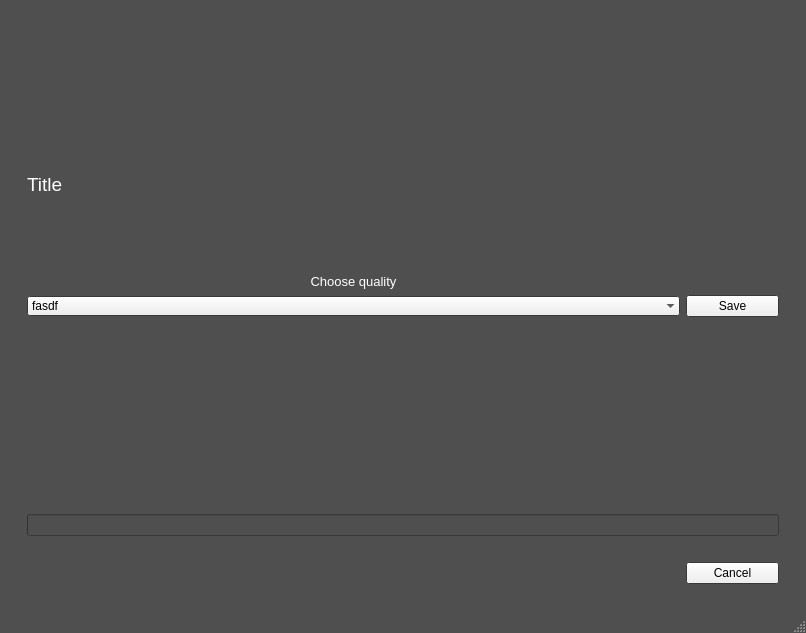
<?xml version="1.0" encoding="UTF-8"?>
<ui version="4.0">
 <class>MainWindow</class>
 <widget class="QMainWindow" name="MainWindow">
  <property name="geometry">
   <rect>
    <x>0</x>
    <y>0</y>
    <width>806</width>
    <height>633</height>
   </rect>
  </property>
  <property name="sizePolicy">
   <sizepolicy hsizetype="Maximum" vsizetype="Preferred">
    <horstretch>0</horstretch>
    <verstretch>0</verstretch>
   </sizepolicy>
  </property>
  <property name="baseSize">
   <size>
    <width>640</width>
    <height>480</height>
   </size>
  </property>
  <property name="palette">
   <palette>
    <active>
     <colorrole role="WindowText">
      <brush brushstyle="SolidPattern">
       <color alpha="255">
        <red>255</red>
        <green>255</green>
        <blue>255</blue>
       </color>
      </brush>
     </colorrole>
     <colorrole role="Text">
      <brush brushstyle="SolidPattern">
       <color alpha="255">
        <red>255</red>
        <green>255</green>
        <blue>255</blue>
       </color>
      </brush>
     </colorrole>
     <colorrole role="Base">
      <brush brushstyle="SolidPattern">
       <color alpha="255">
        <red>79</red>
        <green>79</green>
        <blue>79</blue>
       </color>
      </brush>
     </colorrole>
     <colorrole role="Window">
      <brush brushstyle="SolidPattern">
       <color alpha="255">
        <red>79</red>
        <green>79</green>
        <blue>79</blue>
       </color>
      </brush>
     </colorrole>
     <colorrole role="PlaceholderText">
      <brush brushstyle="SolidPattern">
       <color alpha="128">
        <red>255</red>
        <green>255</green>
        <blue>255</blue>
       </color>
      </brush>
     </colorrole>
    </active>
    <inactive>
     <colorrole role="WindowText">
      <brush brushstyle="SolidPattern">
       <color alpha="255">
        <red>255</red>
        <green>255</green>
        <blue>255</blue>
       </color>
      </brush>
     </colorrole>
     <colorrole role="Text">
      <brush brushstyle="SolidPattern">
       <color alpha="255">
        <red>255</red>
        <green>255</green>
        <blue>255</blue>
       </color>
      </brush>
     </colorrole>
     <colorrole role="Base">
      <brush brushstyle="SolidPattern">
       <color alpha="255">
        <red>79</red>
        <green>79</green>
        <blue>79</blue>
       </color>
      </brush>
     </colorrole>
     <colorrole role="Window">
      <brush brushstyle="SolidPattern">
       <color alpha="255">
        <red>79</red>
        <green>79</green>
        <blue>79</blue>
       </color>
      </brush>
     </colorrole>
     <colorrole role="PlaceholderText">
      <brush brushstyle="SolidPattern">
       <color alpha="128">
        <red>255</red>
        <green>255</green>
        <blue>255</blue>
       </color>
      </brush>
     </colorrole>
    </inactive>
    <disabled>
     <colorrole role="WindowText">
      <brush brushstyle="SolidPattern">
       <color alpha="255">
        <red>120</red>
        <green>120</green>
        <blue>120</blue>
       </color>
      </brush>
     </colorrole>
     <colorrole role="Text">
      <brush brushstyle="SolidPattern">
       <color alpha="255">
        <red>120</red>
        <green>120</green>
        <blue>120</blue>
       </color>
      </brush>
     </colorrole>
     <colorrole role="Base">
      <brush brushstyle="SolidPattern">
       <color alpha="255">
        <red>79</red>
        <green>79</green>
        <blue>79</blue>
       </color>
      </brush>
     </colorrole>
     <colorrole role="Window">
      <brush brushstyle="SolidPattern">
       <color alpha="255">
        <red>79</red>
        <green>79</green>
        <blue>79</blue>
       </color>
      </brush>
     </colorrole>
     <colorrole role="PlaceholderText">
      <brush brushstyle="SolidPattern">
       <color alpha="128">
        <red>0</red>
        <green>0</green>
        <blue>0</blue>
       </color>
      </brush>
     </colorrole>
    </disabled>
   </palette>
  </property>
  <property name="windowTitle">
   <string>DownloadYT</string>
  </property>
  <property name="animated">
   <bool>true</bool>
  </property>
  <widget class="QWidget" name="centralwidget">
   <layout class="QVBoxLayout" name="verticalLayout">
    <item>
     <widget class="QFrame" name="verticalFrame">
      <layout class="QVBoxLayout" name="verticalLayout_2">
       <item>
        <widget class="QWidget" name="widget" native="true">
         <layout class="QHBoxLayout" name="horizontalLayout">
          <item>
           <widget class="QLabel" name="Logo">
            <property name="enabled">
             <bool>true</bool>
            </property>
            <property name="minimumSize">
             <size>
              <width>491</width>
              <height>122</height>
             </size>
            </property>
            <property name="maximumSize">
             <size>
              <width>491</width>
              <height>122</height>
             </size>
            </property>
            <property name="text">
             <string/>
            </property>
            <property name="pixmap">
             <pixmap>Logo.png</pixmap>
            </property>
            <property name="scaledContents">
             <bool>true</bool>
            </property>
            <property name="alignment">
             <set>Qt::AlignCenter</set>
            </property>
            <property name="wordWrap">
             <bool>false</bool>
            </property>
           </widget>
          </item>
         </layout>
        </widget>
       </item>
       <item>
        <widget class="QStackedWidget" name="stackedWidget">
         <property name="currentIndex">
          <number>1</number>
         </property>
         <widget class="QWidget" name="p_load">
          <layout class="QGridLayout" name="gridLayout_2">
           <item row="0" column="3">
            <widget class="QPushButton" name="b_load">
             <property name="maximumSize">
              <size>
               <width>93</width>
               <height>28</height>
              </size>
             </property>
             <property name="font">
              <font>
               <pointsize>8</pointsize>
              </font>
             </property>
             <property name="text">
              <string>Load</string>
             </property>
            </widget>
           </item>
           <item row="2" column="0" colspan="4">
            <widget class="QProgressBar" name="pb_load">
             <property name="enabled">
              <bool>true</bool>
             </property>
             <property name="maximum">
              <number>1</number>
             </property>
             <property name="textVisible">
              <bool>false</bool>
             </property>
             <property name="invertedAppearance">
              <bool>false</bool>
             </property>
             <property name="textDirection">
              <enum>QProgressBar::TopToBottom</enum>
             </property>
            </widget>
           </item>
           <item row="0" column="2">
            <widget class="QLineEdit" name="le_load">
             <property name="palette">
              <palette>
               <active>
                <colorrole role="WindowText">
                 <brush brushstyle="SolidPattern">
                  <color alpha="255">
                   <red>0</red>
                   <green>0</green>
                   <blue>0</blue>
                  </color>
                 </brush>
                </colorrole>
                <colorrole role="Button">
                 <brush brushstyle="SolidPattern">
                  <color alpha="255">
                   <red>200</red>
                   <green>200</green>
                   <blue>200</blue>
                  </color>
                 </brush>
                </colorrole>
                <colorrole role="Light">
                 <brush brushstyle="SolidPattern">
                  <color alpha="255">
                   <red>197</red>
                   <green>255</green>
                   <blue>251</blue>
                  </color>
                 </brush>
                </colorrole>
                <colorrole role="Midlight">
                 <brush brushstyle="SolidPattern">
                  <color alpha="255">
                   <red>227</red>
                   <green>227</green>
                   <blue>227</blue>
                  </color>
                 </brush>
                </colorrole>
                <colorrole role="Dark">
                 <brush brushstyle="SolidPattern">
                  <color alpha="255">
                   <red>100</red>
                   <green>100</green>
                   <blue>100</blue>
                  </color>
                 </brush>
                </colorrole>
                <colorrole role="Mid">
                 <brush brushstyle="SolidPattern">
                  <color alpha="255">
                   <red>133</red>
                   <green>133</green>
                   <blue>133</blue>
                  </color>
                 </brush>
                </colorrole>
                <colorrole role="Text">
                 <brush brushstyle="SolidPattern">
                  <color alpha="255">
                   <red>0</red>
                   <green>0</green>
                   <blue>0</blue>
                  </color>
                 </brush>
                </colorrole>
                <colorrole role="BrightText">
                 <brush brushstyle="SolidPattern">
                  <color alpha="255">
                   <red>255</red>
                   <green>255</green>
                   <blue>255</blue>
                  </color>
                 </brush>
                </colorrole>
                <colorrole role="ButtonText">
                 <brush brushstyle="SolidPattern">
                  <color alpha="255">
                   <red>0</red>
                   <green>0</green>
                   <blue>0</blue>
                  </color>
                 </brush>
                </colorrole>
                <colorrole role="Base">
                 <brush brushstyle="SolidPattern">
                  <color alpha="255">
                   <red>193</red>
                   <green>193</green>
                   <blue>193</blue>
                  </color>
                 </brush>
                </colorrole>
                <colorrole role="Window">
                 <brush brushstyle="SolidPattern">
                  <color alpha="255">
                   <red>200</red>
                   <green>200</green>
                   <blue>200</blue>
                  </color>
                 </brush>
                </colorrole>
                <colorrole role="Shadow">
                 <brush brushstyle="SolidPattern">
                  <color alpha="255">
                   <red>0</red>
                   <green>0</green>
                   <blue>0</blue>
                  </color>
                 </brush>
                </colorrole>
                <colorrole role="AlternateBase">
                 <brush brushstyle="SolidPattern">
                  <color alpha="255">
                   <red>227</red>
                   <green>227</green>
                   <blue>227</blue>
                  </color>
                 </brush>
                </colorrole>
                <colorrole role="ToolTipBase">
                 <brush brushstyle="SolidPattern">
                  <color alpha="255">
                   <red>255</red>
                   <green>255</green>
                   <blue>220</blue>
                  </color>
                 </brush>
                </colorrole>
                <colorrole role="ToolTipText">
                 <brush brushstyle="SolidPattern">
                  <color alpha="255">
                   <red>0</red>
                   <green>0</green>
                   <blue>0</blue>
                  </color>
                 </brush>
                </colorrole>
                <colorrole role="PlaceholderText">
                 <brush brushstyle="SolidPattern">
                  <color alpha="128">
                   <red>255</red>
                   <green>255</green>
                   <blue>255</blue>
                  </color>
                 </brush>
                </colorrole>
               </active>
               <inactive>
                <colorrole role="WindowText">
                 <brush brushstyle="SolidPattern">
                  <color alpha="255">
                   <red>0</red>
                   <green>0</green>
                   <blue>0</blue>
                  </color>
                 </brush>
                </colorrole>
                <colorrole role="Button">
                 <brush brushstyle="SolidPattern">
                  <color alpha="255">
                   <red>200</red>
                   <green>200</green>
                   <blue>200</blue>
                  </color>
                 </brush>
                </colorrole>
                <colorrole role="Light">
                 <brush brushstyle="SolidPattern">
                  <color alpha="255">
                   <red>197</red>
                   <green>255</green>
                   <blue>251</blue>
                  </color>
                 </brush>
                </colorrole>
                <colorrole role="Midlight">
                 <brush brushstyle="SolidPattern">
                  <color alpha="255">
                   <red>227</red>
                   <green>227</green>
                   <blue>227</blue>
                  </color>
                 </brush>
                </colorrole>
                <colorrole role="Dark">
                 <brush brushstyle="SolidPattern">
                  <color alpha="255">
                   <red>100</red>
                   <green>100</green>
                   <blue>100</blue>
                  </color>
                 </brush>
                </colorrole>
                <colorrole role="Mid">
                 <brush brushstyle="SolidPattern">
                  <color alpha="255">
                   <red>133</red>
                   <green>133</green>
                   <blue>133</blue>
                  </color>
                 </brush>
                </colorrole>
                <colorrole role="Text">
                 <brush brushstyle="SolidPattern">
                  <color alpha="255">
                   <red>0</red>
                   <green>0</green>
                   <blue>0</blue>
                  </color>
                 </brush>
                </colorrole>
                <colorrole role="BrightText">
                 <brush brushstyle="SolidPattern">
                  <color alpha="255">
                   <red>255</red>
                   <green>255</green>
                   <blue>255</blue>
                  </color>
                 </brush>
                </colorrole>
                <colorrole role="ButtonText">
                 <brush brushstyle="SolidPattern">
                  <color alpha="255">
                   <red>0</red>
                   <green>0</green>
                   <blue>0</blue>
                  </color>
                 </brush>
                </colorrole>
                <colorrole role="Base">
                 <brush brushstyle="SolidPattern">
                  <color alpha="255">
                   <red>193</red>
                   <green>193</green>
                   <blue>193</blue>
                  </color>
                 </brush>
                </colorrole>
                <colorrole role="Window">
                 <brush brushstyle="SolidPattern">
                  <color alpha="255">
                   <red>200</red>
                   <green>200</green>
                   <blue>200</blue>
                  </color>
                 </brush>
                </colorrole>
                <colorrole role="Shadow">
                 <brush brushstyle="SolidPattern">
                  <color alpha="255">
                   <red>0</red>
                   <green>0</green>
                   <blue>0</blue>
                  </color>
                 </brush>
                </colorrole>
                <colorrole role="AlternateBase">
                 <brush brushstyle="SolidPattern">
                  <color alpha="255">
                   <red>227</red>
                   <green>227</green>
                   <blue>227</blue>
                  </color>
                 </brush>
                </colorrole>
                <colorrole role="ToolTipBase">
                 <brush brushstyle="SolidPattern">
                  <color alpha="255">
                   <red>255</red>
                   <green>255</green>
                   <blue>220</blue>
                  </color>
                 </brush>
                </colorrole>
                <colorrole role="ToolTipText">
                 <brush brushstyle="SolidPattern">
                  <color alpha="255">
                   <red>0</red>
                   <green>0</green>
                   <blue>0</blue>
                  </color>
                 </brush>
                </colorrole>
                <colorrole role="PlaceholderText">
                 <brush brushstyle="SolidPattern">
                  <color alpha="128">
                   <red>255</red>
                   <green>255</green>
                   <blue>255</blue>
                  </color>
                 </brush>
                </colorrole>
               </inactive>
               <disabled>
                <colorrole role="WindowText">
                 <brush brushstyle="SolidPattern">
                  <color alpha="255">
                   <red>100</red>
                   <green>100</green>
                   <blue>100</blue>
                  </color>
                 </brush>
                </colorrole>
                <colorrole role="Button">
                 <brush brushstyle="SolidPattern">
                  <color alpha="255">
                   <red>200</red>
                   <green>200</green>
                   <blue>200</blue>
                  </color>
                 </brush>
                </colorrole>
                <colorrole role="Light">
                 <brush brushstyle="SolidPattern">
                  <color alpha="255">
                   <red>197</red>
                   <green>255</green>
                   <blue>251</blue>
                  </color>
                 </brush>
                </colorrole>
                <colorrole role="Midlight">
                 <brush brushstyle="SolidPattern">
                  <color alpha="255">
                   <red>227</red>
                   <green>227</green>
                   <blue>227</blue>
                  </color>
                 </brush>
                </colorrole>
                <colorrole role="Dark">
                 <brush brushstyle="SolidPattern">
                  <color alpha="255">
                   <red>100</red>
                   <green>100</green>
                   <blue>100</blue>
                  </color>
                 </brush>
                </colorrole>
                <colorrole role="Mid">
                 <brush brushstyle="SolidPattern">
                  <color alpha="255">
                   <red>133</red>
                   <green>133</green>
                   <blue>133</blue>
                  </color>
                 </brush>
                </colorrole>
                <colorrole role="Text">
                 <brush brushstyle="SolidPattern">
                  <color alpha="255">
                   <red>100</red>
                   <green>100</green>
                   <blue>100</blue>
                  </color>
                 </brush>
                </colorrole>
                <colorrole role="BrightText">
                 <brush brushstyle="SolidPattern">
                  <color alpha="255">
                   <red>255</red>
                   <green>255</green>
                   <blue>255</blue>
                  </color>
                 </brush>
                </colorrole>
                <colorrole role="ButtonText">
                 <brush brushstyle="SolidPattern">
                  <color alpha="255">
                   <red>100</red>
                   <green>100</green>
                   <blue>100</blue>
                  </color>
                 </brush>
                </colorrole>
                <colorrole role="Base">
                 <brush brushstyle="SolidPattern">
                  <color alpha="255">
                   <red>200</red>
                   <green>200</green>
                   <blue>200</blue>
                  </color>
                 </brush>
                </colorrole>
                <colorrole role="Window">
                 <brush brushstyle="SolidPattern">
                  <color alpha="255">
                   <red>200</red>
                   <green>200</green>
                   <blue>200</blue>
                  </color>
                 </brush>
                </colorrole>
                <colorrole role="Shadow">
                 <brush brushstyle="SolidPattern">
                  <color alpha="255">
                   <red>0</red>
                   <green>0</green>
                   <blue>0</blue>
                  </color>
                 </brush>
                </colorrole>
                <colorrole role="AlternateBase">
                 <brush brushstyle="SolidPattern">
                  <color alpha="255">
                   <red>200</red>
                   <green>200</green>
                   <blue>200</blue>
                  </color>
                 </brush>
                </colorrole>
                <colorrole role="ToolTipBase">
                 <brush brushstyle="SolidPattern">
                  <color alpha="255">
                   <red>255</red>
                   <green>255</green>
                   <blue>220</blue>
                  </color>
                 </brush>
                </colorrole>
                <colorrole role="ToolTipText">
                 <brush brushstyle="SolidPattern">
                  <color alpha="255">
                   <red>0</red>
                   <green>0</green>
                   <blue>0</blue>
                  </color>
                 </brush>
                </colorrole>
                <colorrole role="PlaceholderText">
                 <brush brushstyle="SolidPattern">
                  <color alpha="128">
                   <red>255</red>
                   <green>255</green>
                   <blue>255</blue>
                  </color>
                 </brush>
                </colorrole>
               </disabled>
              </palette>
             </property>
             <property name="font">
              <font>
               <pointsize>10</pointsize>
              </font>
             </property>
             <property name="frame">
              <bool>false</bool>
             </property>
             <property name="placeholderText">
              <string>Load Url</string>
             </property>
             <property name="clearButtonEnabled">
              <bool>true</bool>
             </property>
            </widget>
           </item>
          </layout>
         </widget>
         <widget class="QWidget" name="p_down">
          <layout class="QGridLayout" name="gridLayout">
           <item row="10" column="0" colspan="2">
            <widget class="QProgressBar" name="pb_down">
             <property name="enabled">
              <bool>true</bool>
             </property>
             <property name="minimum">
              <number>0</number>
             </property>
             <property name="maximum">
              <number>100</number>
             </property>
             <property name="value">
              <number>0</number>
             </property>
             <property name="textVisible">
              <bool>false</bool>
             </property>
             <property name="orientation">
              <enum>Qt::Horizontal</enum>
             </property>
             <property name="invertedAppearance">
              <bool>false</bool>
             </property>
             <property name="textDirection">
              <enum>QProgressBar::TopToBottom</enum>
             </property>
            </widget>
           </item>
           <item row="2" column="0">
            <widget class="QComboBox" name="cb_quality">
             <property name="enabled">
              <bool>true</bool>
             </property>
             <property name="palette">
              <palette>
               <active>
                <colorrole role="Text">
                 <brush brushstyle="SolidPattern">
                  <color alpha="255">
                   <red>255</red>
                   <green>255</green>
                   <blue>255</blue>
                  </color>
                 </brush>
                </colorrole>
                <colorrole role="Base">
                 <brush brushstyle="SolidPattern">
                  <color alpha="255">
                   <red>108</red>
                   <green>108</green>
                   <blue>108</blue>
                  </color>
                 </brush>
                </colorrole>
               </active>
               <inactive>
                <colorrole role="Text">
                 <brush brushstyle="SolidPattern">
                  <color alpha="255">
                   <red>255</red>
                   <green>255</green>
                   <blue>255</blue>
                  </color>
                 </brush>
                </colorrole>
                <colorrole role="Base">
                 <brush brushstyle="SolidPattern">
                  <color alpha="255">
                   <red>108</red>
                   <green>108</green>
                   <blue>108</blue>
                  </color>
                 </brush>
                </colorrole>
               </inactive>
               <disabled>
                <colorrole role="Text">
                 <brush brushstyle="SolidPattern">
                  <color alpha="255">
                   <red>120</red>
                   <green>120</green>
                   <blue>120</blue>
                  </color>
                 </brush>
                </colorrole>
                <colorrole role="Base">
                 <brush brushstyle="SolidPattern">
                  <color alpha="255">
                   <red>79</red>
                   <green>79</green>
                   <blue>79</blue>
                  </color>
                 </brush>
                </colorrole>
               </disabled>
              </palette>
             </property>
             <property name="editable">
              <bool>false</bool>
             </property>
             <property name="frame">
              <bool>false</bool>
             </property>
             <item>
              <property name="text">
               <string>fasdf</string>
              </property>
             </item>
             <item>
              <property name="text">
               <string>fdsaf</string>
              </property>
             </item>
             <item>
              <property name="text">
               <string>fdsafsaff</string>
              </property>
             </item>
             <item>
              <property name="text">
               <string>fdsf</string>
              </property>
             </item>
            </widget>
           </item>
           <item row="2" column="1">
            <widget class="QPushButton" name="b_save">
             <property name="maximumSize">
              <size>
               <width>93</width>
               <height>28</height>
              </size>
             </property>
             <property name="text">
              <string>Save</string>
             </property>
             <property name="autoDefault">
              <bool>false</bool>
             </property>
             <property name="default">
              <bool>false</bool>
             </property>
             <property name="flat">
              <bool>false</bool>
             </property>
            </widget>
           </item>
           <item row="0" column="0">
            <widget class="QLabel" name="Title">
             <property name="font">
              <font>
               <pointsize>14</pointsize>
              </font>
             </property>
             <property name="text">
              <string>Title</string>
             </property>
             <property name="scaledContents">
              <bool>false</bool>
             </property>
             <property name="alignment">
              <set>Qt::AlignLeading|Qt::AlignLeft|Qt::AlignTop</set>
             </property>
             <property name="wordWrap">
              <bool>true</bool>
             </property>
            </widget>
           </item>
           <item row="12" column="1">
            <widget class="QPushButton" name="p_cancel">
             <property name="text">
              <string>Cancel</string>
             </property>
            </widget>
           </item>
           <item row="1" column="0">
            <widget class="QLabel" name="TextQuality">
             <property name="maximumSize">
              <size>
               <width>16777215</width>
               <height>15</height>
              </size>
             </property>
             <property name="font">
              <font>
               <pointsize>10</pointsize>
              </font>
             </property>
             <property name="cursor">
              <cursorShape>ArrowCursor</cursorShape>
             </property>
             <property name="autoFillBackground">
              <bool>false</bool>
             </property>
             <property name="text">
              <string>Choose quality</string>
             </property>
             <property name="scaledContents">
              <bool>false</bool>
             </property>
             <property name="alignment">
              <set>Qt::AlignCenter</set>
             </property>
            </widget>
           </item>
           <item row="8" column="0" rowspan="2" colspan="2">
            <spacer name="hs1">
             <property name="orientation">
              <enum>Qt::Horizontal</enum>
             </property>
             <property name="sizeHint" stdset="0">
              <size>
               <width>40</width>
               <height>20</height>
              </size>
             </property>
            </spacer>
           </item>
           <item row="11" column="0" colspan="2">
            <spacer name="hs2">
             <property name="orientation">
              <enum>Qt::Horizontal</enum>
             </property>
             <property name="sizeHint" stdset="0">
              <size>
               <width>40</width>
               <height>20</height>
              </size>
             </property>
            </spacer>
           </item>
          </layout>
         </widget>
        </widget>
       </item>
      </layout>
     </widget>
    </item>
   </layout>
  </widget>
  <widget class="QMenuBar" name="menubar">
   <property name="geometry">
    <rect>
     <x>0</x>
     <y>0</y>
     <width>806</width>
     <height>26</height>
    </rect>
   </property>
  </widget>
  <widget class="QStatusBar" name="statusbar"/>
 </widget>
 <resources/>
 <connections/>
</ui>
